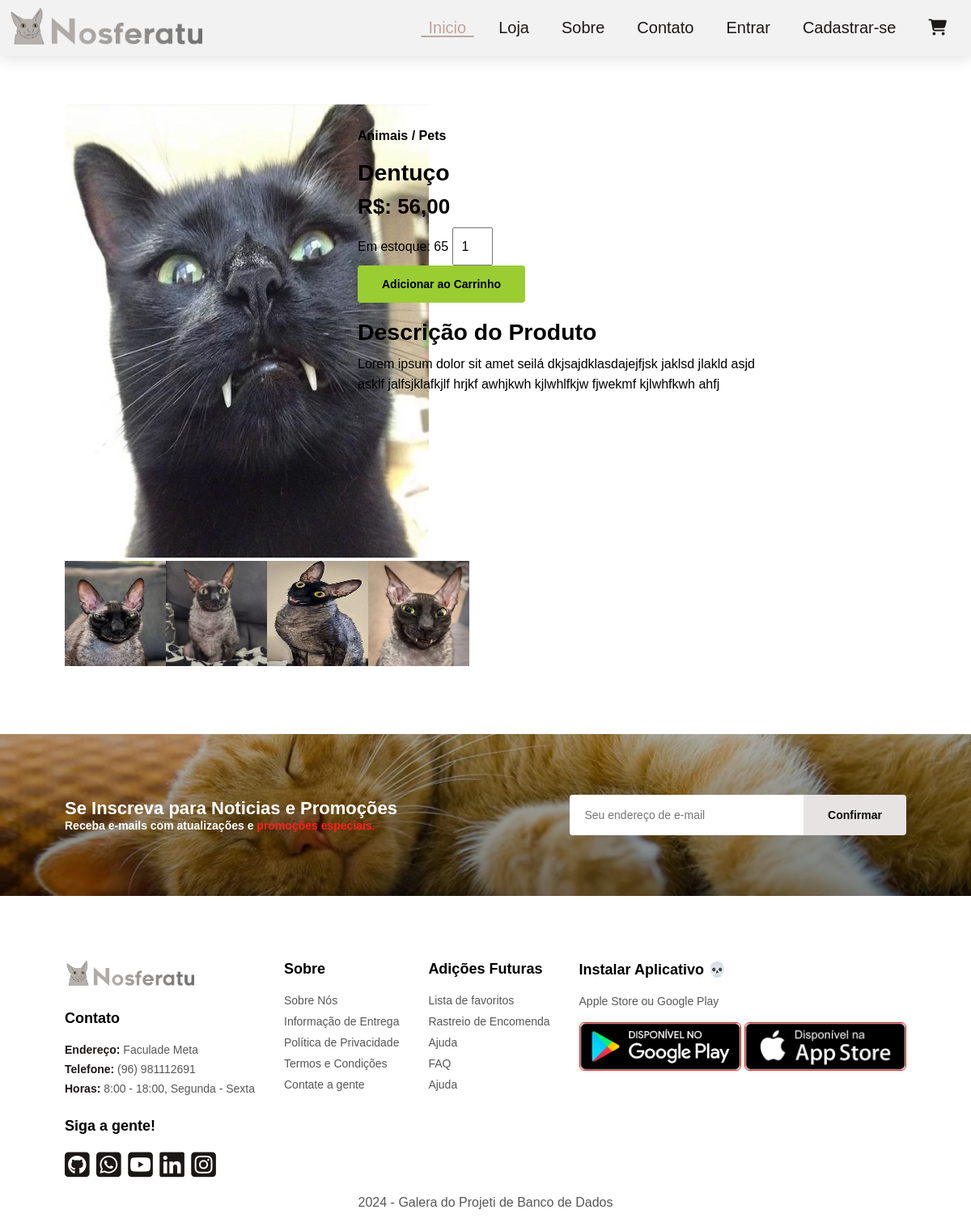
Before: /produto/1 with the older database file.
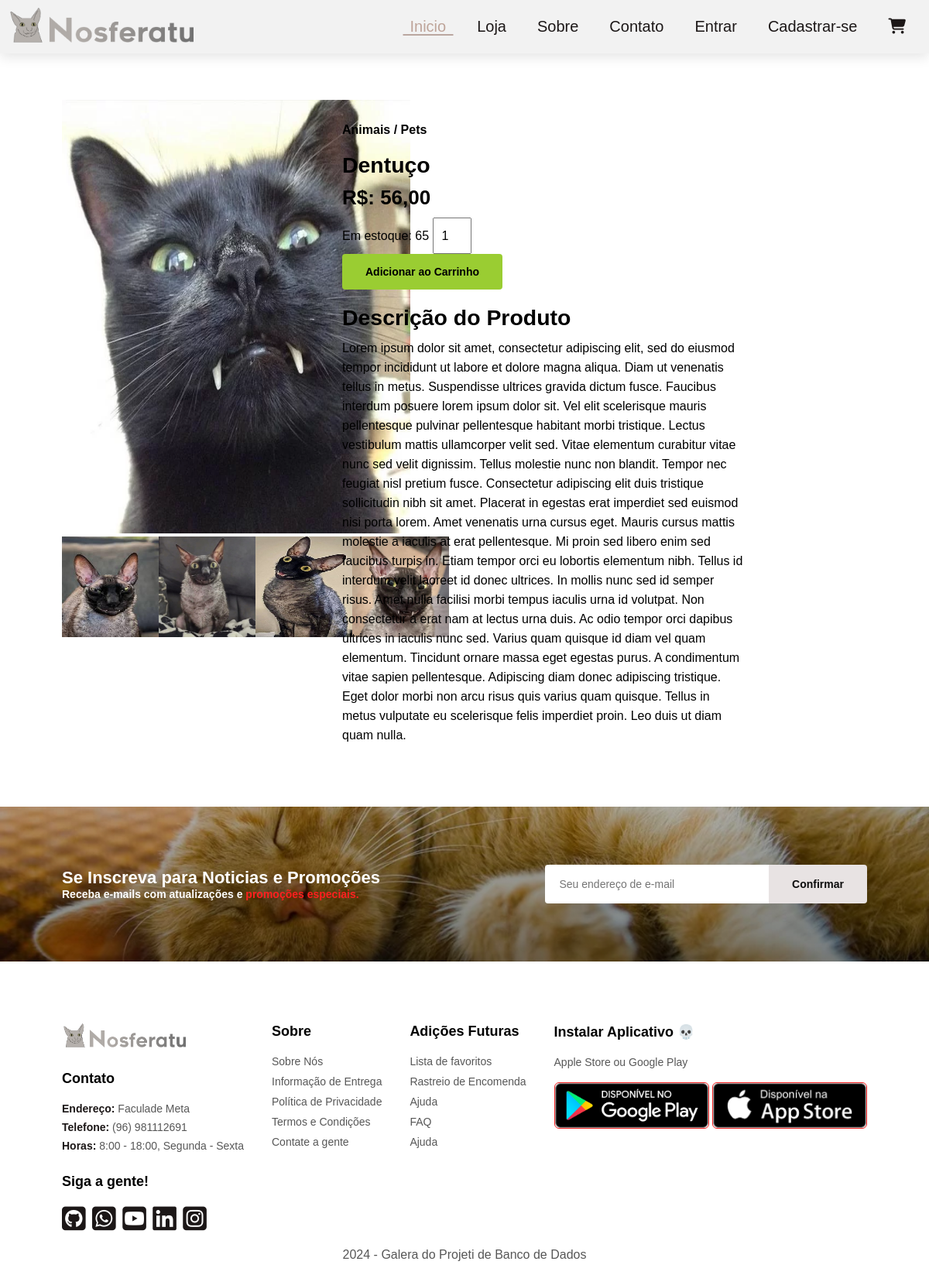
After: the same page with the newer database file.
### loja/models.py (models this page shows, shortened)
class Produto(models.Model):
    nome = models.CharField(max_length=255, blank=False, null=False, default="Produto sem nome")
    descricao = models.CharField(max_length=2048, blank=False, null=False, default="")
    mini_descricao = models.CharField(max_length=255, blank=False, null=False, default="")
    preco = models.DecimalField(max_digits=11, decimal_places=2, blank=False, null=False, default=0.0)
    estoque = models.IntegerField(blank=False, null=False, default=0)
    peso = models.DecimalField(max_digits=11, decimal_places=2, blank=False, null=False, default=0.0)
    cod_barras = models.CharField(max_length=255, blank=False, null=False, default="000000000")
    desconto = models.DecimalField(max_digits=5, decimal_places=2, blank=False, null=False, default=0.0)
    avaliacao = models.IntegerField(blank=False, null=False, default=0)
    url_imagem = models.CharField(max_length=255, blank=False, null=False, default="")
    def __str__(self):
        return f"Produto: {self.nome}"

### loja/views.py (the view)
# urls.py: path("produto/<int:id_produto>", views.produto, name="produto")
def produto(request: HttpRequest, id_produto: int):
    produto = Produto.objects.filter(id = id_produto).first()
    print("Produto encontrados:", produto)
    return render(request, "loja/sprodutct.html", {"produto": produto})

### loja/templates/loja/sprodutct.html (shortened to what this page needs)
{% load static %}
<!DOCTYPE html>
<html lang="en">
    <head>
        <link href="{% static 'loja/styles.css'%}" rel="stylesheet">
        <link rel="stylesheet" href="https://cdnjs.cloudflare.com/ajax/libs/font-awesome/6.5.2/css/all.min.css">
        <link href="https://fonts.cdnfonts.com/css/renogare" rel="stylesheet">
    </head>
    <body>
        {% include 'loja/snippets/header.html' %}
        <section id="prodetails" class="section-p1">
            <div class="single-pro-image">
                <img width="100%" id="MainImg" src="{{ produto.url_imagem }}" alt="TESTE">
                <div class="small-img-group">
                    <div class="small-img-col">
                        <img width="100%" class="small-img" src="/static/img/gatos/gatomorcego2.jpg" alt="TESTE">
                    </div>
                    <div class="small-img-col">
                        <img width="100%" class="small-img" src="/static/img/gatos/gatomorcego3.jpg" alt="TESTE">
                    </div>
                    <div class="small-img-col">
                        <img width="100%" class="small-img" src="/static/img/gatos/gatomorcego4.jpeg" alt="TESTE">
                    </div>
                    <div class="small-img-col">
                        <img width="100%" class="small-img" src="/static/img/gatos/gatomorcego5.jpg" alt="TESTE">
                    </div>
                </div>
            </div>
            <div class="single-pro-details">
                <h6>Animais / Pets</h6>
                <h4>{{ produto.nome }}</h4>
                <h2>R$: {{ produto.preco }}</h2>
                <div>
                    <span>Em estoque: {{ produto.estoque }}</span>
                    <input type="number" value="1">
                </div>
                <button class="normal">Adicionar ao Carrinho</button>
                <h4>Descrição do Produto</h4>
                <span>{{ produto.descricao }}</span>
            </div>
        </section>
        {% include 'loja/snippets/newsletter.html' %}
        {% include 'loja/snippets/footer.html' %}
    </body>
</html>

Changed rows visible on the page:
changed Produto "Dentuço": descricao "Lorem ipsum dolor sit amet seilá dkjsajdklasdajejfjsk jaklsd jlakld asjd asklf jalfsjklafkjlf hrjkf awhjkwh kjlwhlfkjw fjwekmf kjlwhfkwh ahfj" → "Lorem ipsum dolor sit amet, consectetur adipiscing elit, sed do eiusmod tempor incididunt ut labore et dolore magna aliqua. Diam ut venenatis tellus in metus. Suspendisse ultrices gravida dictum fusce. Faucibus interdum posuere lorem ipsum dolor sit. Vel elit scelerisque mauris pellentesque pulvinar pellentesque habitant morbi tristique. Lectus vestibulum mattis ullamcorper velit sed. Vitae elementum curabitur vitae nunc sed velit dignissim. Tellus molestie nunc non blandit. Tempor nec feugiat nisl pretium fusce. Consectetur adipiscing elit duis tristique sollicitudin nibh sit amet. Placerat in egestas erat imperdiet sed euismod nisi porta lorem. Amet venenatis urna cursus eget. Mauris…"
